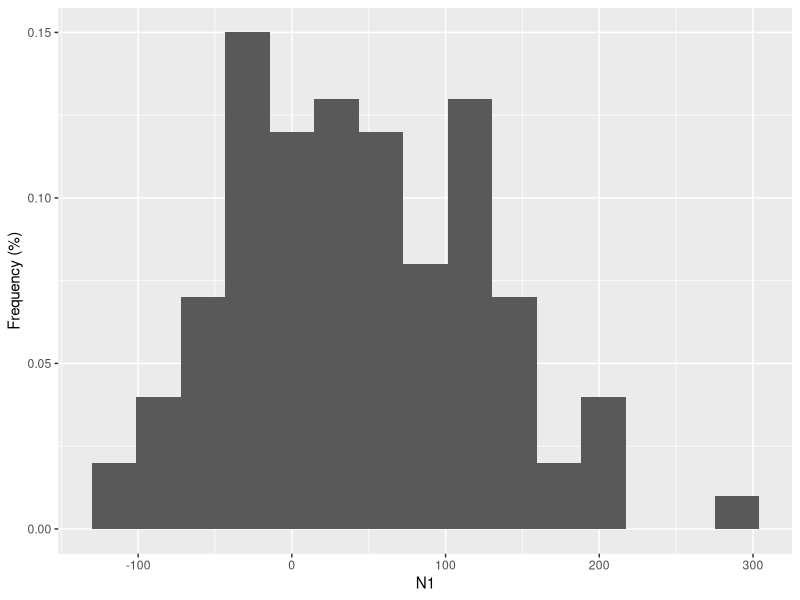
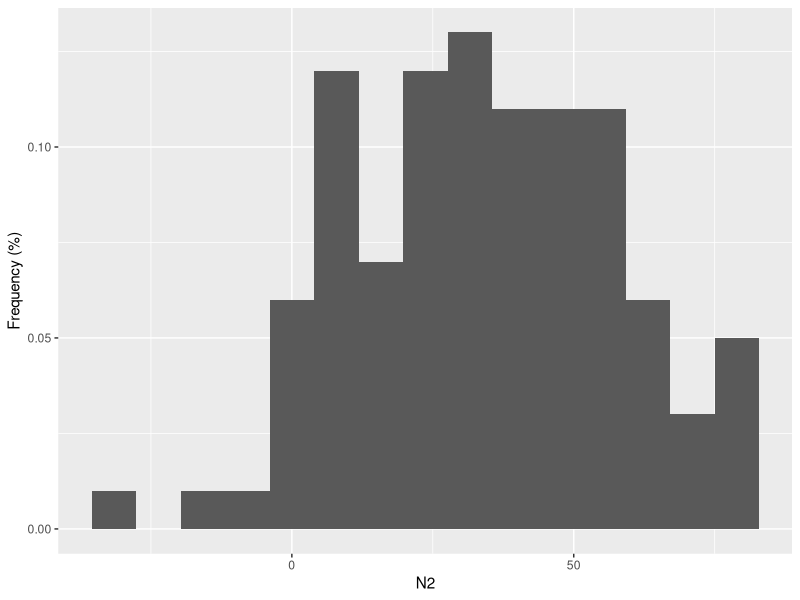
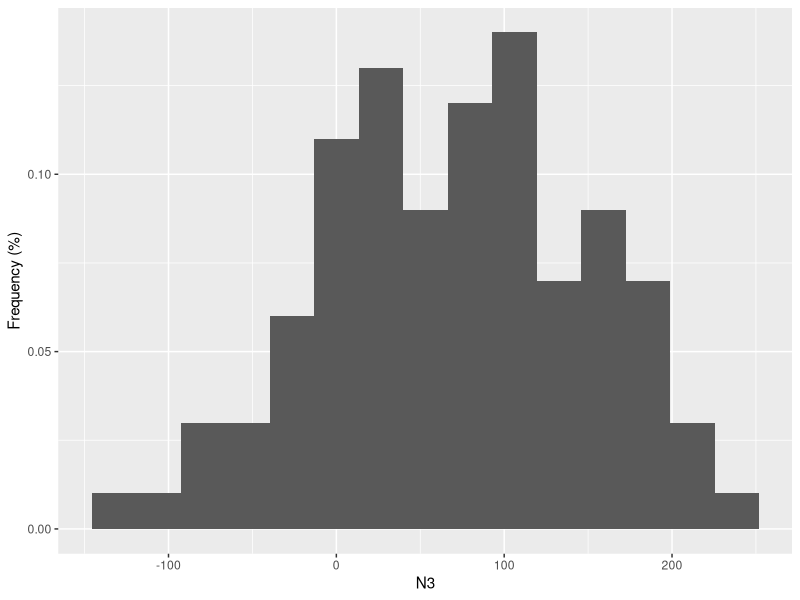
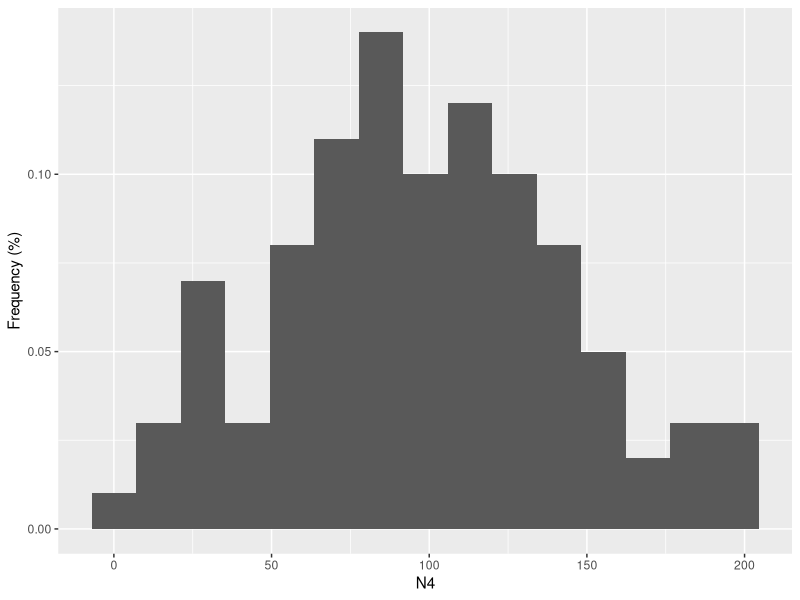
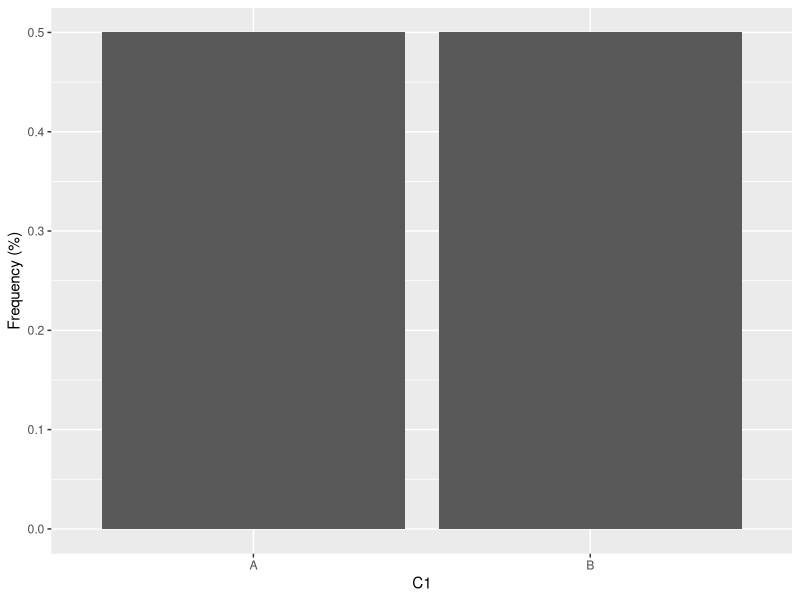
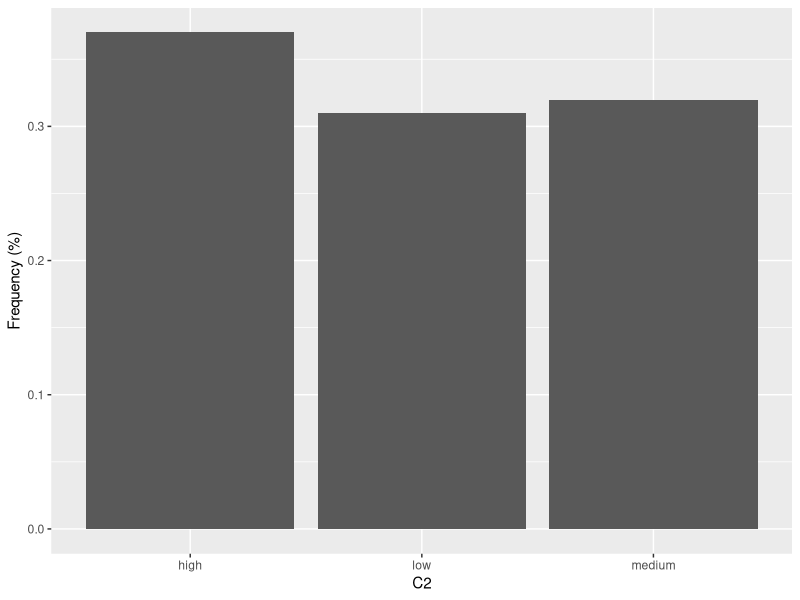
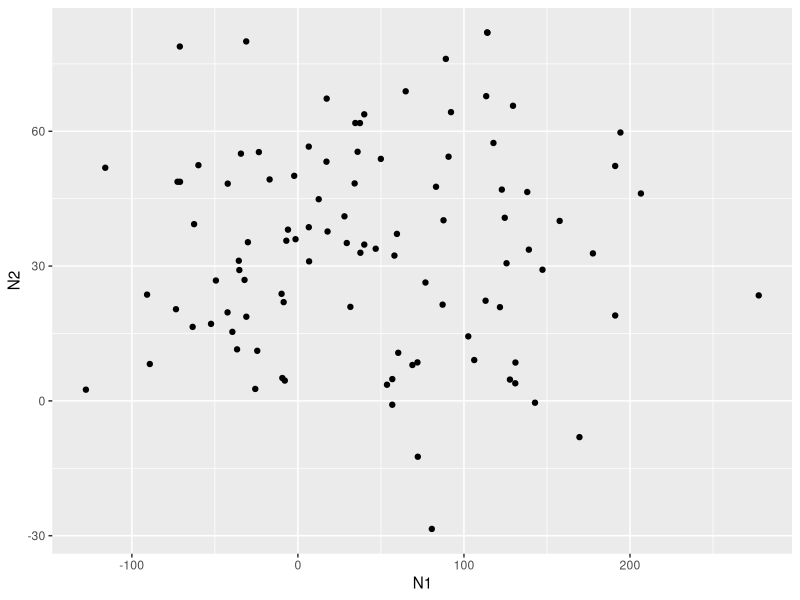
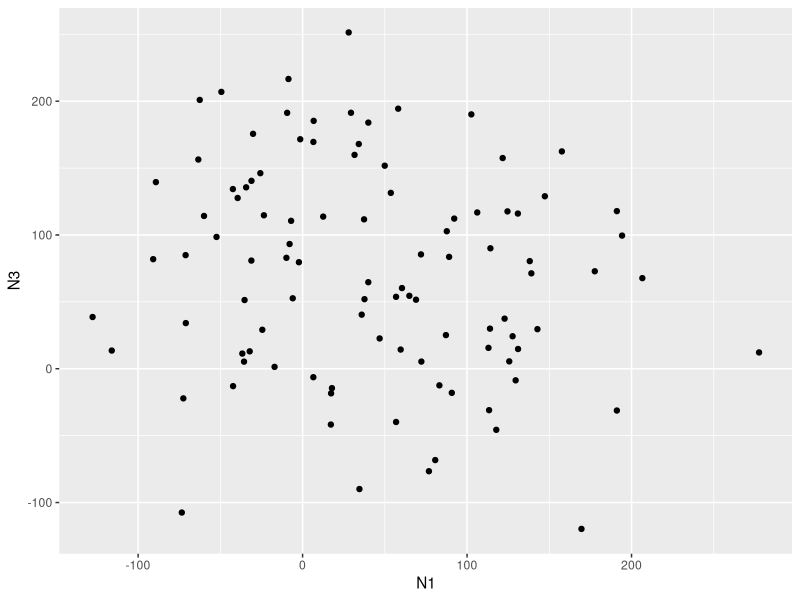

Source code (R) for these figures, in order:
## ---- chunk 1
# numerical variables ------------------------------------------------

# generate variables -------

# generate random mean and sd
# set.seed(1)
mean_vector <- runif(4, min=0, max=100)
# set.seed(2)
sd_vector <- runif(4, min=0, max=100)

rowsize <- 100

# N1 & N2 (independent)
# set.seed(3)
N1 <- rnorm(rowsize, mean=mean_vector[1], sd=sd_vector[1])
# set.seed(4)
N2 <- rnorm(rowsize, mean=mean_vector[2], sd=sd_vector[2])

# N3 & N4 (correlated)
# set.seed(5)
N3 <- rnorm(rowsize, mean=mean_vector[3], sd=sd_vector[3])
# set.seed(6)
N4 <- rnorm(rowsize, mean=mean_vector[4], sd=sd_vector[4])

# make N3 & N4 correlated
N3 <- sort(N3)
N4 <- sort(N4)

# reorder N3 & N4 at the same time
# set.seed(7)
random_order <- sample(1:rowsize, rowsize, replace=F)
N3 <- N3[random_order]
N4 <- N4[random_order]

# add noise to N4
# set.seed(8)
N4 <- N4 + rnorm(rowsize, mean=0, sd=sd_vector[4] * 0.3)


## ---- chunk 2
# categorical variables ------------------------------------------------

# C1: nominal w/2 values
C1_values <- c('A', 'B')

C1_values_sample <- rep(C1_values, rowsize / length(C1_values))
# set.seed(9)
C1 <- sample(C1_values_sample, rowsize, replace = F)

## Another way of sampling
# C1 <- sample(C1_values, rowsize, replace = T)

# C2: ordernal  w/3 levels, N4 predictive
C2_values <- c('low', 'medium', 'high')

# make N4 predictive of C2
N4_quantile <- quantile(N4, c(0.35, 0.65))
C2 <- ifelse( N4 < N4_quantile[1], C2_values[1], ifelse( N4 < N4_quantile[2], C2_values[2], C2_values[3] ))

# add noise
C2_noise_size <- as.integer(rowsize * 0.3)
# set.seed(10)
C2_noise_index <- sample(1:rowsize, C2_noise_size, replace = F)
# set.seed(11)
C2_noise_value <- sample(C2_values, C2_noise_size, replace = T)

C2[C2_noise_index] <- C2_noise_value

levels(C2) <- c('low', 'medium', 'high')
## ---- chunk 3
synthetic_df <- data.frame(N1=N1, N2=N2, N3=N3, N4=N4, C1=C1, C2=C2)
synthetic_df

## ---- chunk 4
summary(synthetic_df)
table(C1)
table(C2)

## ---- chunk 5
# import pacakage
# install.packages("ggplot2",repos = "http://cran.us.r-project.org")
library(ggplot2)
## ---- chunk 6
# histograms for 4 numerical variables

for(i in 1:4){
    print(
        ggplot(synthetic_df) +
            geom_histogram(aes(x = synthetic_df[,i], y = stat(count) / sum(count)), position = "identity", alpha = 1, bins = 15) +
            labs(x=names(synthetic_df)[i], y="Frequency (%)")
    )
}

    
## ---- chunk 7
# Bar graph for categorical variables 

for(i in 5:6){
    print(
        ggplot(synthetic_df) +
            geom_bar(aes(x = synthetic_df[,i], y = stat(count) / sum(count)), position = "identity", alpha = 1) +
            labs(x=names(synthetic_df)[i], y="Frequency (%)")
    )
}

## ---- chunk 8
# scatter plot for combinations of variables

# nunerical variables
for(i in 1:3){
    for(j in (i+1):4){
          print(
                ggplot(synthetic_df) +
                    geom_point(aes(x = synthetic_df[,i], y = synthetic_df[,j])) +
                    labs(x=names(synthetic_df)[i], y=names(synthetic_df)[j])
                )
    }
}

# categorical variables
for(i in 1:2){
    for(j in 1:4){
          print(
                ggplot(synthetic_df) +
                    geom_point(aes(x = synthetic_df[,i+4], y = synthetic_df[,j])) +
                    labs(x=names(synthetic_df)[i+4], y=names(synthetic_df)[j])
                )
    }
}

## ---- chunk 9
# box plot for categorical variables vs. numerical variables

for(i in 1:2){
    for(j in 1:4){
          print(
                ggplot(synthetic_df) +
                    geom_boxplot(aes(x = synthetic_df[,i+4], y = synthetic_df[,j])) +
                    labs(x=names(synthetic_df)[i+4], y=names(synthetic_df)[j])
                )
    }
}


## ---- chunk 10
for(i in 1:2){
    for(j in 1:4){
          print(
                ggplot(synthetic_df, aes(x = synthetic_df[,i+4], y = synthetic_df[,j])) +
                    geom_violin(trim = TRUE) +
                    geom_boxplot(width=0.1)+ 
                    labs(x=names(synthetic_df)[i+4], y=names(synthetic_df)[j])
                )
    }
}

